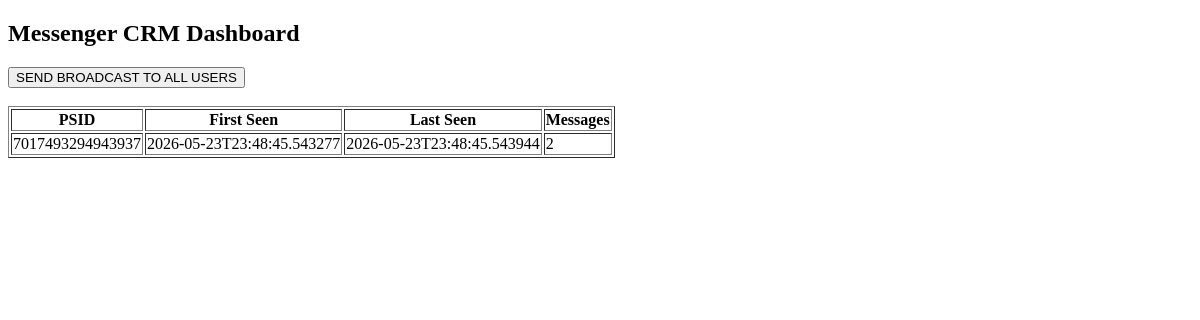
Before: / with the older database file.
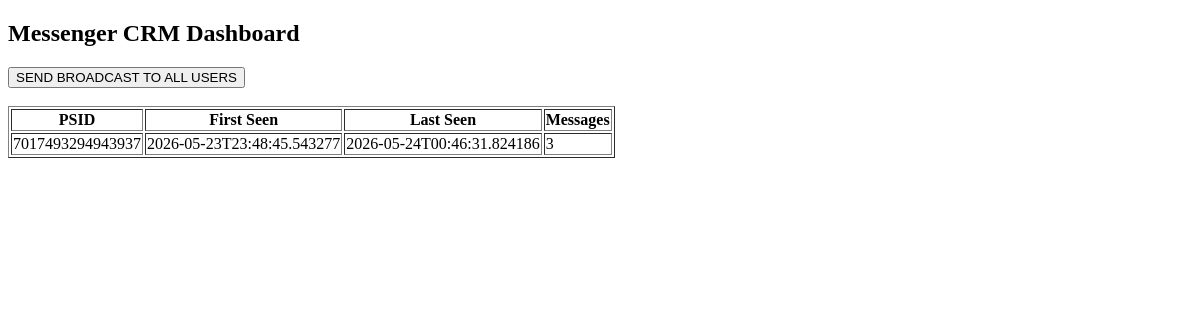
After: the same page with the newer database file.
### tables this page shows
CREATE TABLE users (
        psid TEXT PRIMARY KEY,
        first_seen TEXT,
        last_seen TEXT,
        messages_count INTEGER DEFAULT 0
    );

### app.py (the view)
@app.route("/")
def dashboard():
    conn = sqlite3.connect("database.db")
    cur = conn.cursor()
    cur.execute("SELECT * FROM users ORDER BY last_seen DESC")
    users = cur.fetchall()
    conn.close()
    return render_template("index.html", users=users)

### templates/index.html (shortened to what this page needs)
<!DOCTYPE html>
<html>
<head>
</head>
<body>
<h2>Messenger CRM Dashboard</h2>
<form action="/broadcast" method="post">
    <button type="submit">
        SEND BROADCAST TO ALL USERS
    </button>
</form>
<br>
<table border="1">
<tr>
    <th>PSID</th>
    <th>First Seen</th>
    <th>Last Seen</th>
    <th>Messages</th>
</tr>
{% for user in users %}
<tr>
    <td>{{ user[0] }}</td>
    <td>{{ user[1] }}</td>
    <td>{{ user[2] }}</td>
    <td>{{ user[3] }}</td>
</tr>
{% endfor %}
</table>
</body>
</html>

Changed rows visible on the page:
changed users id 7017493294943937: last_seen "2026-05-23T23:48:45.543944" → "2026-05-24T00:46:31.824186"; messages_count "2" → "3"
